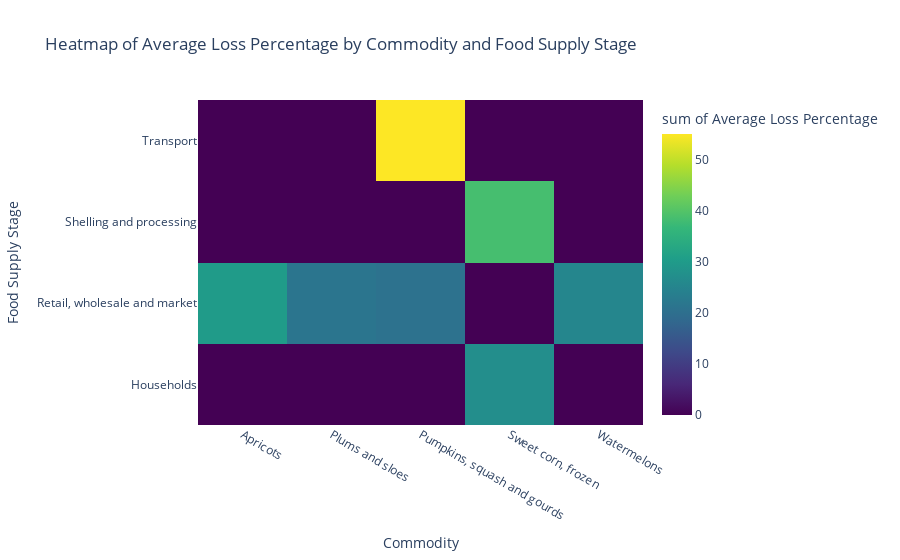

The code cell stored with this chart in its notebook:
### Code cell
# Pivot table for average loss percentage by commodity and stage
pivot_table_loss_percentage = filtered_df.pivot_table(index='food_supply_stage', columns='commodity', values='loss_percentage', aggfunc='mean').round(2).reset_index()

# Melt the pivot table to long format for plotly express
melted_pivot = pivot_table_loss_percentage.melt(id_vars='food_supply_stage', var_name='commodity', value_name='loss_percentage')

# Heatmap for average loss percentage by commodity and stage
fig = px.density_heatmap(melted_pivot, x='commodity', y='food_supply_stage', z='loss_percentage', color_continuous_scale='Viridis',
                         title='Heatmap of Average Loss Percentage by Commodity and Food Supply Stage',
                         labels={'commodity': 'Commodity', 'food_supply_stage': 'Food Supply Stage', 'loss_percentage': 'Average Loss Percentage'})
fig.show()

### Figure 1 — Plotly figure (JSON) as saved in the notebook; plotly's stock layout.template omitted (floating-point values rounded to 4 significant figures)
{"data": [{"coloraxis": "coloraxis", "histfunc": "sum", "hovertemplate": "Commodity=%{x}<br>Food Supply Stage=%{y}<br>sum of Average Loss Percentage=%{z}<extra></extra>", "name": "", "type": "histogram2d", "x": ["Apricots", "Apricots", "Apricots", "Apricots", "Plums and sloes", "Plums and sloes", "Plums and sloes", "Plums and sloes", "Pumpkins, squash and gourds", "Pumpkins, squash and gourds", "Pumpkins, squash and gourds", "Pumpkins, squash and gourds", "Sweet corn, frozen", "Sweet corn, frozen", "Sweet corn, frozen", "Sweet corn, frozen", "Watermelons", "Watermelons", "Watermelons", "Watermelons"], "xaxis": "x", "xbingroup": "x", "y": ["Households", "Retail, wholesale and market", "Shelling and processing", "Transport", "Households", "Retail, wholesale and market", "Shelling and processing", "Transport", "Households", "Retail, wholesale and market", "Shelling and processing", "Transport", "Households", "Retail, wholesale and market", "Shelling and processing", "Transport", "Households", "Retail, wholesale and market", "Shelling and processing", "Transport"], "yaxis": "y", "ybingroup": "y", "z": [null, 30, null, null, null, 21.5, null, null, null, 20.6, null, 55, 27, null, 38.5, null, null, 25.4, null, null]}], "layout": {"coloraxis": {"colorbar": {"title": {"text": "sum of Average Loss Percentage"}}, "colorscale": [[0, "#440154"], [0.1111, "#482878"], [0.2222, "#3e4989"], [0.3333, "#31688e"], [0.4444, "#26828e"], [0.5556, "#1f9e89"], [0.6667, "#35b779"], [0.7778, "#6ece58"], [0.8889, "#b5de2b"], [1, "#fde725"]]}, "legend": {"tracegroupgap": 0}, "title": {"text": "Heatmap of Average Loss Percentage by Commodity and Food Supply Stage"}, "xaxis": {"anchor": "y", "domain": [0, 1], "title": {"text": "Commodity"}}, "yaxis": {"anchor": "x", "domain": [0, 1], "title": {"text": "Food Supply Stage"}}}}
